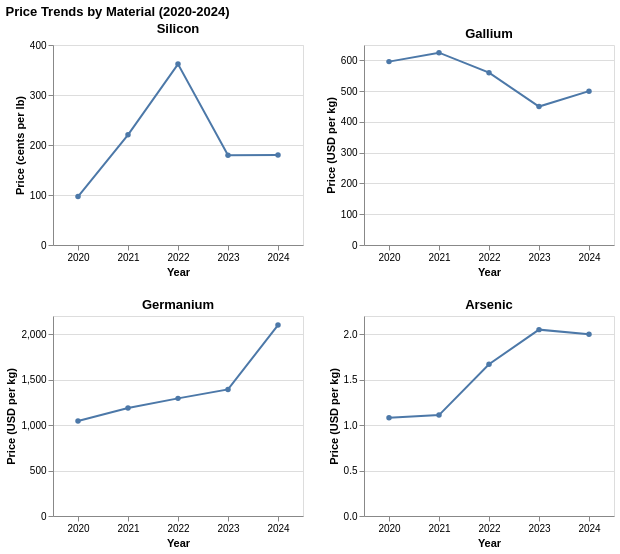

Notebook code for this chart:
### Markdown cell above
#### 1. Line Chart: Price Trends by Material (2020-2024)

### Code cell
prices_df = pd.read_csv('data/processed/dataset2/prices_clean.csv')
price_cols = {
    'Silicon_cents_per_lb': ('Silicon', 'Price (cents per lb)'),
    'Germanium_USD_per_kg': ('Germanium', 'Price (USD per kg)'),
    'Gallium_USD_per_kg': ('Gallium', 'Price (USD per kg)'),
    'Arsenic_USD_per_kg': ('Arsenic', 'Price (USD per kg)')
}

charts = []
for col, (material, y_title) in price_cols.items():
    chart = alt.Chart(prices_df).mark_line(point = True).encode(
        alt.X('Year:O', title = "Year", axis = alt.Axis(labelAngle = 0)),
        alt.Y(f'{col}:Q', title = y_title),
        tooltip = [
            alt.Tooltip('Year:O', title = "Year"),
            alt.Tooltip(f'{col}:Q', title = y_title, format = '.2f')
        ]
    ).properties(
        width = 250,
        height = 200,
        title = material
    )
    charts.append(chart)

line_chart = alt.hconcat(
    alt.vconcat(charts[0], charts[1]),
    alt.vconcat(charts[2], charts[3])
).properties(
    title = "Price Trends by Material (2020-2024)"
)

line_chart

### Figure 1 — Vega-Lite specification as saved in the notebook (floating-point values rounded to 4 significant figures)
{"config": {"view": {"continuousWidth": 300, "continuousHeight": 300}}, "hconcat": [{"vconcat": [{"mark": {"type": "line", "point": true}, "encoding": {"tooltip": [{"field": "Year", "title": "Year", "type": "ordinal"}, {"field": "Silicon_cents_per_lb", "format": ".2f", "title": "Price (cents per lb)", "type": "quantitative"}], "x": {"axis": {"labelAngle": 0}, "field": "Year", "title": "Year", "type": "ordinal"}, "y": {"field": "Silicon_cents_per_lb", "title": "Price (cents per lb)", "type": "quantitative"}}, "height": 200, "title": "Silicon", "width": 250}, {"mark": {"type": "line", "point": true}, "encoding": {"tooltip": [{"field": "Year", "title": "Year", "type": "ordinal"}, {"field": "Germanium_USD_per_kg", "format": ".2f", "title": "Price (USD per kg)", "type": "quantitative"}], "x": {"axis": {"labelAngle": 0}, "field": "Year", "title": "Year", "type": "ordinal"}, "y": {"field": "Germanium_USD_per_kg", "title": "Price (USD per kg)", "type": "quantitative"}}, "height": 200, "title": "Germanium", "width": 250}]}, {"vconcat": [{"mark": {"type": "line", "point": true}, "encoding": {"tooltip": [{"field": "Year", "title": "Year", "type": "ordinal"}, {"field": "Gallium_USD_per_kg", "format": ".2f", "title": "Price (USD per kg)", "type": "quantitative"}], "x": {"axis": {"labelAngle": 0}, "field": "Year", "title": "Year", "type": "ordinal"}, "y": {"field": "Gallium_USD_per_kg", "title": "Price (USD per kg)", "type": "quantitative"}}, "height": 200, "title": "Gallium", "width": 250}, {"mark": {"type": "line", "point": true}, "encoding": {"tooltip": [{"field": "Year", "title": "Year", "type": "ordinal"}, {"field": "Arsenic_USD_per_kg", "format": ".2f", "title": "Price (USD per kg)", "type": "quantitative"}], "x": {"axis": {"labelAngle": 0}, "field": "Year", "title": "Year", "type": "ordinal"}, "y": {"field": "Arsenic_USD_per_kg", "title": "Price (USD per kg)", "type": "quantitative"}}, "height": 200, "title": "Arsenic", "width": 250}]}], "data": {"name": "data-2d1fc1953507cf23fffa4ac0fd301146"}, "title": "Price Trends by Material (2020-2024)", "$schema": "https://vega.github.io/schema/vega-lite/v6.1.0.json", "datasets": {"data-2d1fc1953507cf23fffa4ac0fd301146": [{"Year": 2020, "Silicon_cents_per_lb": 96.84, "Germanium_USD_per_kg": 1046, "Gallium_USD_per_kg": 596, "Arsenic_USD_per_kg": 1.08}, {"Year": 2021, "Silicon_cents_per_lb": 220.3, "Germanium_USD_per_kg": 1187, "Gallium_USD_per_kg": 625, "Arsenic_USD_per_kg": 1.11}, {"Year": 2022, "Silicon_cents_per_lb": 361.9, "Germanium_USD_per_kg": 1294, "Gallium_USD_per_kg": 560, "Arsenic_USD_per_kg": 1.67}, {"Year": 2023, "Silicon_cents_per_lb": 179.7, "Germanium_USD_per_kg": 1392, "Gallium_USD_per_kg": 450, "Arsenic_USD_per_kg": 2.05}, {"Year": 2024, "Silicon_cents_per_lb": 180.0, "Germanium_USD_per_kg": 2100, "Gallium_USD_per_kg": 500, "Arsenic_USD_per_kg": 2.0}]}}
